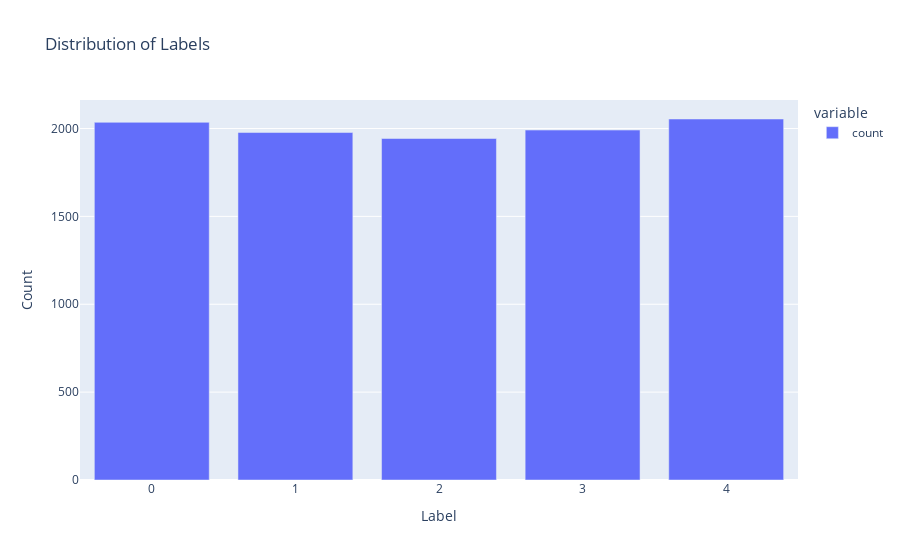

The cell this chart's notebook holds for it:
### Code cell
# Plot of label distribution using Plotly
label_distribution = train_df['label'].value_counts().sort_index()
fig = px.bar(label_distribution, title='Distribution of Labels')
fig.update_layout(
    xaxis_title='Label',
    yaxis_title='Count',
    xaxis=dict(tickmode='linear')
)
fig.show()

### Figure 1 — Plotly figure (JSON) as saved in the notebook; plotly's stock layout.template omitted (floating-point values rounded to 4 significant figures)
{"data": [{"alignmentgroup": "True", "hovertemplate": "variable=count<br>label=%{x}<br>value=%{y}<extra></extra>", "legendgroup": "count", "marker": {"color": "#636efa", "pattern": {"shape": ""}}, "name": "count", "offsetgroup": "count", "orientation": "v", "showlegend": true, "textposition": "auto", "type": "bar", "x": [0, 1, 2, 3, 4], "xaxis": "x", "y": [2035, 1977, 1943, 1991, 2054], "yaxis": "y"}], "layout": {"barmode": "relative", "legend": {"title": {"text": "variable"}, "tracegroupgap": 0}, "title": {"text": "Distribution of Labels"}, "xaxis": {"anchor": "y", "domain": [0, 1], "tickmode": "linear", "title": {"text": "Label"}}, "yaxis": {"anchor": "x", "domain": [0, 1], "title": {"text": "Count"}}}}
